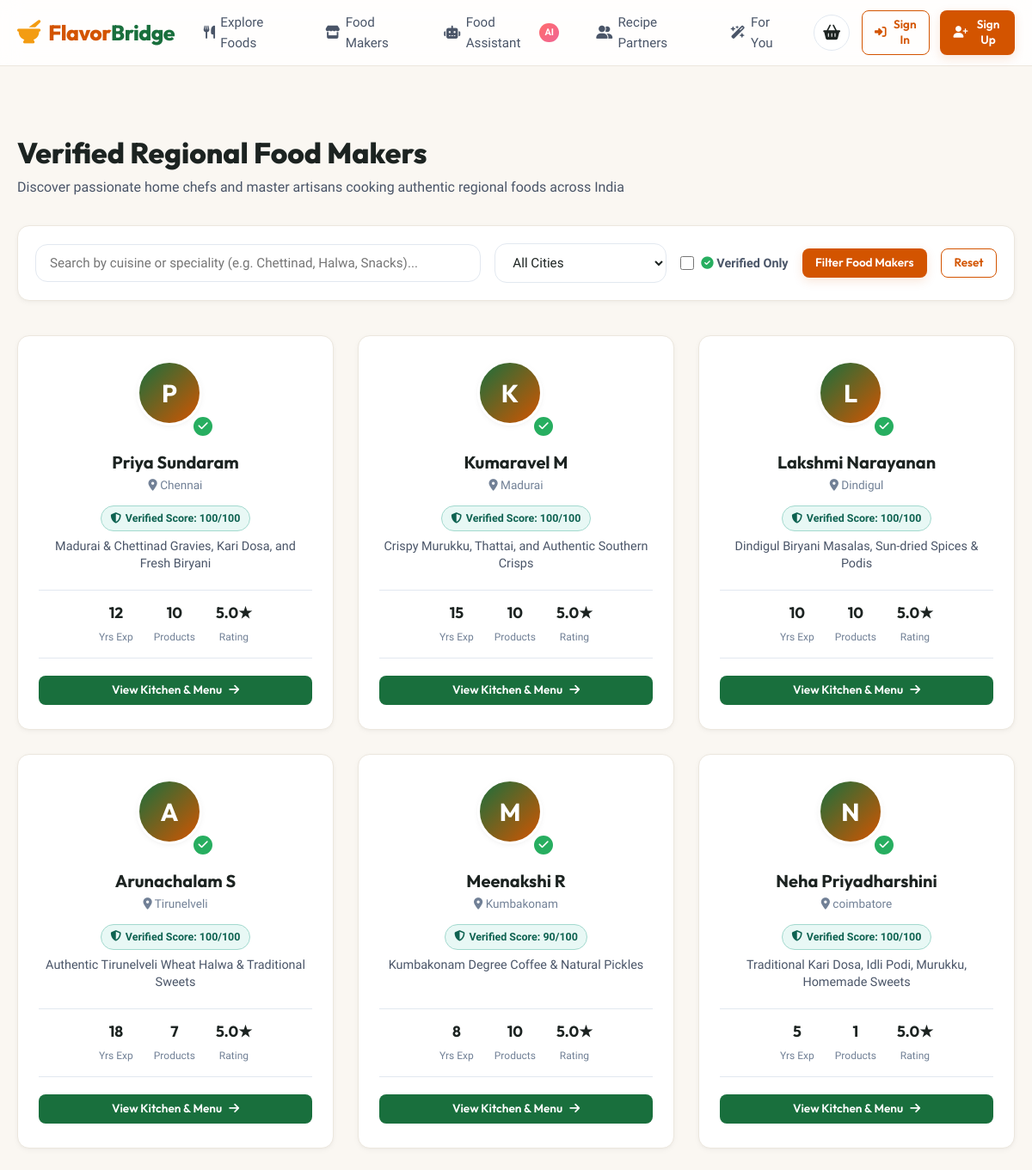
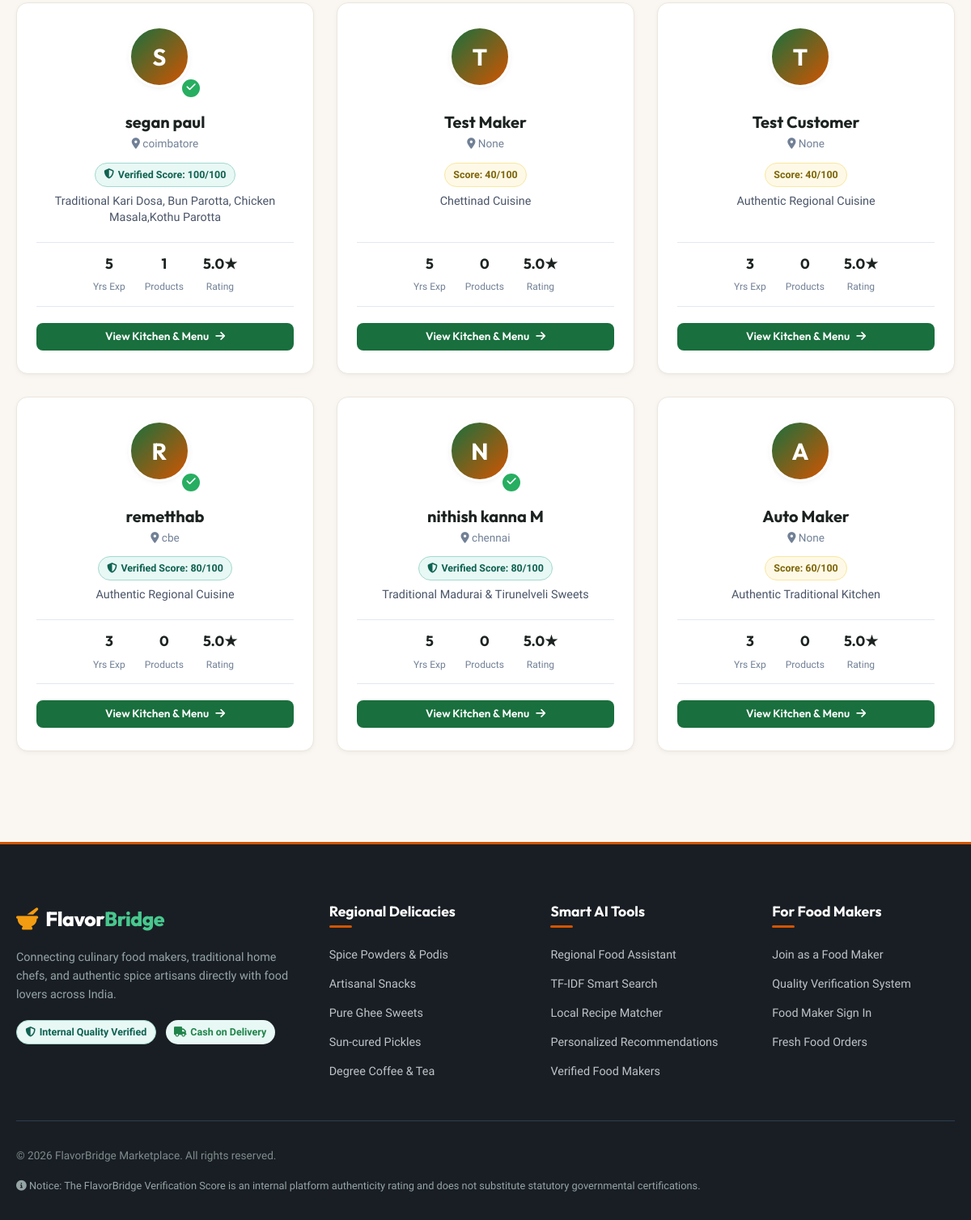
The app's page /food-makers with its own data (2 pictures, top to bottom).
### backend/models.py (models this page shows, shortened)
class FoodMaker(db.Model):
    __tablename__ = 'food_makers'
    id = db.Column(db.Integer, primary_key=True)
    user_id = db.Column(db.Integer, db.ForeignKey('users.id', ondelete='CASCADE'), nullable=False, unique=True)
    speciality = db.Column(db.String(200), nullable=True)
    years_experience = db.Column(db.Integer, default=0)
    cuisines = db.Column(db.String(255), nullable=True)  # e.g., 'Chettinad, Madurai, South Indian'
    description = db.Column(db.Text, nullable=True)
    verification_status = db.Column(db.String(30), default='Verification Pending')  # 'Verification Pending' or 'Verified'
    verification_score = db.Column(db.Integer, default=0)  # 0 to 100
    is_verified = db.Column(db.Boolean, default=False)
    profile_image = db.Column(db.String(255), nullable=True)
    products = db.relationship('Product', backref='food_maker', lazy=True, cascade='all, delete-orphan')
    order_items = db.relationship('OrderItem', backref='food_maker', lazy=True)
    reviews = db.relationship('Review', backref='food_maker', lazy=True)
    daily_verifications = db.relationship('DailyVerification', backref='food_maker', lazy=True, cascade='all, delete-orphan', order_by='desc(DailyVerification.created_at)')
    @property
    def average_rating(self):
        all_reviews = self.reviews
        if not all_reviews:
            prod_reviews = [r for p in self.products for r in p.reviews]
            if prod_reviews:
                return round(sum(r.rating for r in prod_reviews) / len(prod_reviews), 1)
            return 5.0
        return round(sum(r.rating for r in all_reviews) / len(all_reviews), 1)

class User(db.Model):
    __tablename__ = 'users'
    id = db.Column(db.Integer, primary_key=True)
    name = db.Column(db.String(100), nullable=False)
    email = db.Column(db.String(120), unique=True, nullable=False, index=True)
    password_hash = db.Column(db.String(255), nullable=False)
    role = db.Column(db.String(20), nullable=False, default='customer')  # 'customer' or 'food_maker'
    phone = db.Column(db.String(20), nullable=True)
    city = db.Column(db.String(100), nullable=True)
    address = db.Column(db.Text, nullable=True)
    created_at = db.Column(db.DateTime, default=datetime.utcnow)
    food_maker_profile = db.relationship('FoodMaker', backref='user', uselist=False, cascade='all, delete-orphan')
    cart = db.relationship('Cart', backref='customer', uselist=False, cascade='all, delete-orphan')
    orders = db.relationship('Order', backref='customer', lazy=True)
    reviews = db.relationship('Review', backref='customer', lazy=True)
    interactions = db.relationship('Interaction', backref='customer', lazy=True)

class Review(db.Model):
    __tablename__ = 'reviews'
    id = db.Column(db.Integer, primary_key=True)
    customer_id = db.Column(db.Integer, db.ForeignKey('users.id'), nullable=False)
    product_id = db.Column(db.Integer, db.ForeignKey('products.id', ondelete='CASCADE'), nullable=True)
    food_maker_id = db.Column(db.Integer, db.ForeignKey('food_makers.id', ondelete='CASCADE'), nullable=False)
    rating = db.Column(db.Integer, nullable=False)  # 1 to 5
    comment = db.Column(db.Text, nullable=True)
    created_at = db.Column(db.DateTime, default=datetime.utcnow)

### backend/routes/food_maker_routes.py (the view)
@food_maker_bp.route('/food-makers')
def food_makers_list():
    city_filter = request.args.get('city', '').strip()
    cuisine_filter = request.args.get('cuisine', '').strip()
    verified_only = request.args.get('verified') in ['1', 'true', 'True']
    query = FoodMaker.query
    if verified_only:
        query = query.filter(FoodMaker.is_verified == True)
    makers = query.all()
    if city_filter:
        makers = [m for m in makers if m.user and city_filter.lower() in (m.user.city or '').lower()]
    if cuisine_filter:
        makers = [m for m in makers if cuisine_filter.lower() in (m.cuisines or '').lower() or cuisine_filter.lower() in (m.speciality or '').lower()]
    all_cities = sorted(list(set(m.user.city for m in FoodMaker.query.all() if m.user and m.user.city)))
    return render_template(
        'food_makers.html',
        makers=makers,
        cities=all_cities,
        selected_city=city_filter,
        selected_cuisine=cuisine_filter,
        verified_only=verified_only
    )

### frontend/templates/food_makers.html (shortened to what this page needs)
{% extends "base.html" %}
{% block content %}
<div class="container" style="padding: 3rem 1.25rem;">
  <div class="section-header" style="margin-bottom: 2rem;">
    <div>
      <h1 class="section-title">Verified Regional Food Makers</h1>
      <p class="section-subtitle">Discover passionate home chefs and master artisans cooking authentic regional foods across India</p>
    </div>
  </div>
  <form method="GET" action="{{ url_for('food_maker.food_makers_list') }}" style="background: #FFFFFF; padding: 1.25rem; border-radius: 14px; border: var(--border-light); margin-bottom: 2.5rem; display: flex; gap: 1rem; flex-wrap: wrap; align-items: center; box-shadow: var(--shadow-sm);">
    <div style="flex: 1; min-width: 200px;">
      <input type="text" name="cuisine" class="form-control" placeholder="Search by cuisine or speciality (e.g. Chettinad, Halwa, Snacks)..." value="{{ selected_cuisine or '' }}">
    </div>
    <div style="width: 200px;">
      <select name="city" class="form-control">
        <option value="">All Cities</option>
      </select>
    </div>
    <div style="display: flex; align-items: center; gap: 0.5rem;">
      <label class="filter-checkbox-label" style="font-weight: 600;">
        <input type="checkbox" name="verified" value="1" {{ 'checked' if verified_only else '' }}>
        <span><i class="fa-solid fa-circle-check" style="color: #27AE60;"></i> Verified Only</span>
      </label>
    </div>
    <button type="submit" class="btn btn-primary btn-sm">Filter Food Makers</button>
    <a href="{{ url_for('food_maker.food_makers_list') }}" class="btn btn-outline btn-sm">Reset</a>
  </form>
  {% if makers %}
    <div class="makers-grid">
      {% for maker in makers %}
        <div class="maker-card">
          <div class="maker-avatar-wrap">
            <div class="maker-avatar-placeholder" style="background: linear-gradient(135deg, var(--secondary), #D35400); color: #FFFFFF; width: 76px; height: 76px; border-radius: 50%; display: flex; align-items: center; justify-content: center; font-size: 1.8rem; font-weight: 700; border: 3px solid #FFFFFF; box-shadow: var(--shadow-sm);">
              {{ maker.user.name[:1] | upper }}
            </div>
            {% if maker.is_verified %}
              <div class="maker-verified-badge-float" title="Verified Food Maker"><i class="fa-solid fa-check"></i></div>
            {% endif %}
          </div>
          <h3 class="maker-card-title">{{ maker.user.name }}</h3>
          <div class="maker-city-tag"><i class="fa-solid fa-location-dot"></i> {{ maker.user.city }}</div>
          <div style="margin-bottom: 0.5rem;">
            {% if maker.is_verified %}
              <span class="badge badge-verified"><i class="fa-solid fa-shield-halved"></i> Verified Score: {{ maker.verification_score }}/100</span>
            {% else %}
              <span class="badge badge-pending">Score: {{ maker.verification_score }}/100</span>
            {% endif %}
          </div>
          <p class="maker-speciality-text">{{ maker.speciality }}</p>
          <div class="maker-stats-row">
            <div class="maker-stat-col">
              <span class="number">{{ maker.years_experience }}</span>
              <span class="label">Yrs Exp</span>
            </div>
            <div class="maker-stat-col">
              <span class="number">{{ maker.products|length }}</span>
              <span class="label">Products</span>
            </div>
            <div class="maker-stat-col">
              <span class="number">{{ maker.average_rating }}★</span>
              <span class="label">Rating</span>
            </div>
          </div>
          <a href="{{ url_for('food_maker.food_maker_profile', maker_id=maker.id) }}" class="btn btn-secondary btn-sm btn-block">
            View Kitchen & Menu <i class="fa-solid fa-arrow-right"></i>
          </a>
        </div>
      {% endfor %}
    </div>
  {% else %}
    <div style="background: #FFFFFF; border-radius: 14px; padding: 3rem; text-align: center; border: var(--border-light);">
      <p style="color: var(--gray-medium);">No food makers found matching those filters.</p>
    </div>
  {% endif %}
</div>
{% endblock %}

### records on screen
FoodMaker: user "P", is_verified True (drawn), user.name "Priya Sundaram", user.city "Chennai", verification_score "100", speciality "Madurai & Chettinad Gravies, Kari Dosa, and Fresh Biryani", years_experience "12", products|length "10", average_rating "5.0"
FoodMaker: user "K", is_verified True (drawn), user.name "Kumaravel M", user.city "Madurai", verification_score "100", speciality "Crispy Murukku, Thattai, and Authentic Southern Crisps", years_experience "15", products|length "10", average_rating "5.0"
FoodMaker: user "L", is_verified True (drawn), user.name "Lakshmi Narayanan", user.city "Dindigul", verification_score "100", speciality "Dindigul Biryani Masalas, Sun-dried Spices & Podis", years_experience "10", products|length "10", average_rating "5.0"
FoodMaker: user "A", is_verified True (drawn), user.name "Arunachalam S", user.city "Tirunelveli", verification_score "100", speciality "Authentic Tirunelveli Wheat Halwa & Traditional Sweets", years_experience "18", products|length "7", average_rating "5.0"
FoodMaker: user "M", is_verified True (drawn), user.name "Meenakshi R", user.city "Kumbakonam", verification_score "90", speciality "Kumbakonam Degree Coffee & Natural Pickles", years_experience "8", products|length "10", average_rating "5.0"
FoodMaker: user "N", is_verified True (drawn), user.name "Neha Priyadharshini", user.city "coimbatore", verification_score "100", speciality "Traditional Kari Dosa, Idli Podi, Murukku, Homemade Sweets", years_experience "5", products|length "1", average_rating "5.0"
FoodMaker: user "S", is_verified True (drawn), user.name "segan paul", user.city "coimbatore", verification_score "100", speciality "Traditional Kari Dosa, Bun Parotta, Chicken Masala,Kothu Parotta", years_experience "5", products|length "1", average_rating "5.0"
FoodMaker: user "T", user.name "Test Maker", user.city "None", verification_score "40", speciality "Chettinad Cuisine", years_experience "5", products|length "0", average_rating "5.0"
FoodMaker: user "T", user.name "Test Customer", user.city "None", verification_score "40", speciality "Authentic Regional Cuisine", years_experience "3", products|length "0", average_rating "5.0"
FoodMaker: user "R", is_verified True (drawn), user.name "remetthab", user.city "cbe", verification_score "80", speciality "Authentic Regional Cuisine", years_experience "3", products|length "0", average_rating "5.0"
FoodMaker: user "N", is_verified True (drawn), user.name "nithish kanna M", user.city "chennai", verification_score "80", speciality "Traditional Madurai & Tirunelveli Sweets", years_experience "5", products|length "0", average_rating "5.0"
FoodMaker: user "A", user.name "Auto Maker", user.city "None", verification_score "60", speciality "Authentic Traditional Kitchen", years_experience "3", products|length "0", average_rating "5.0"
